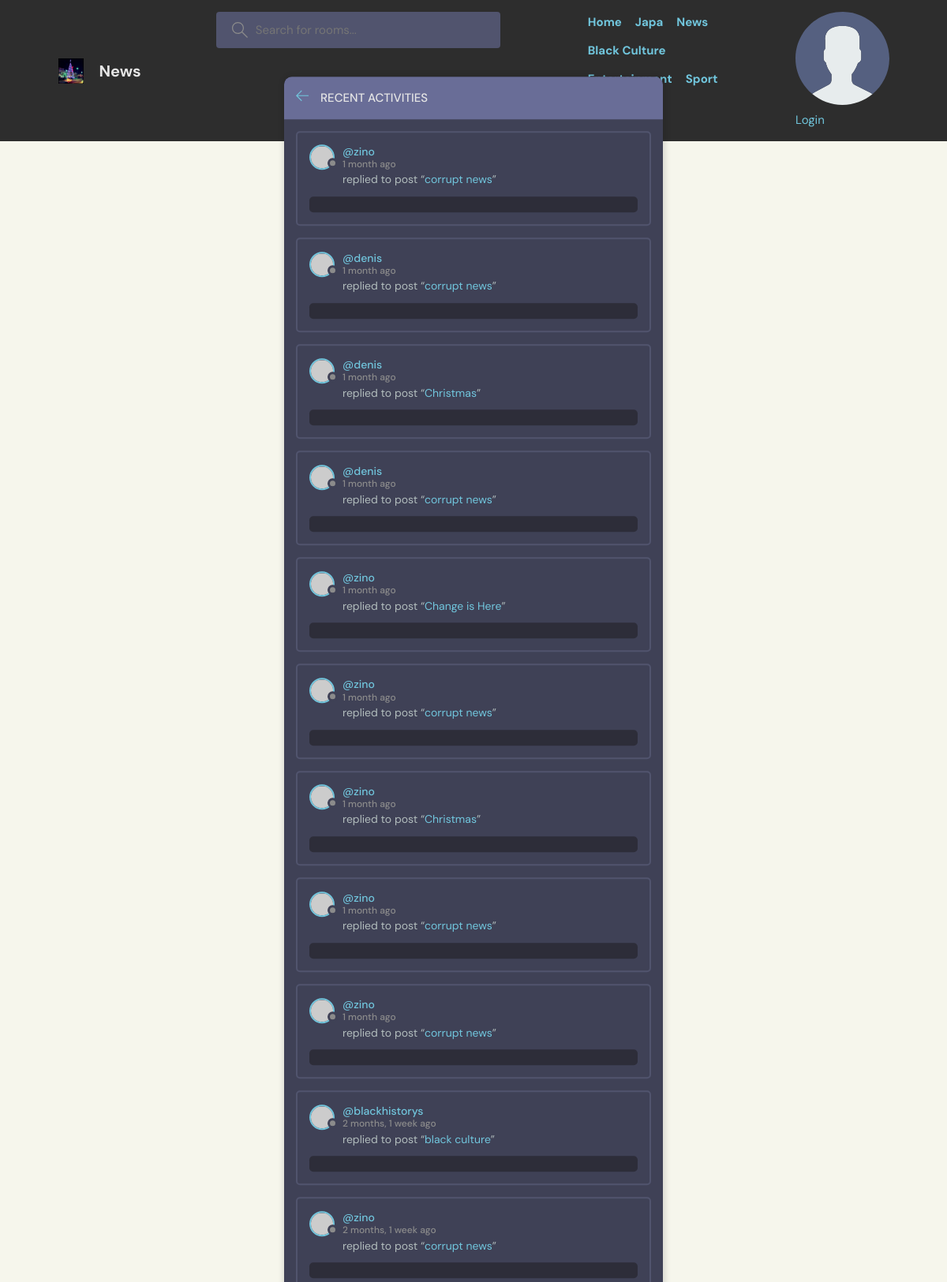
/activity/, run on an earlier commit of the app's database.
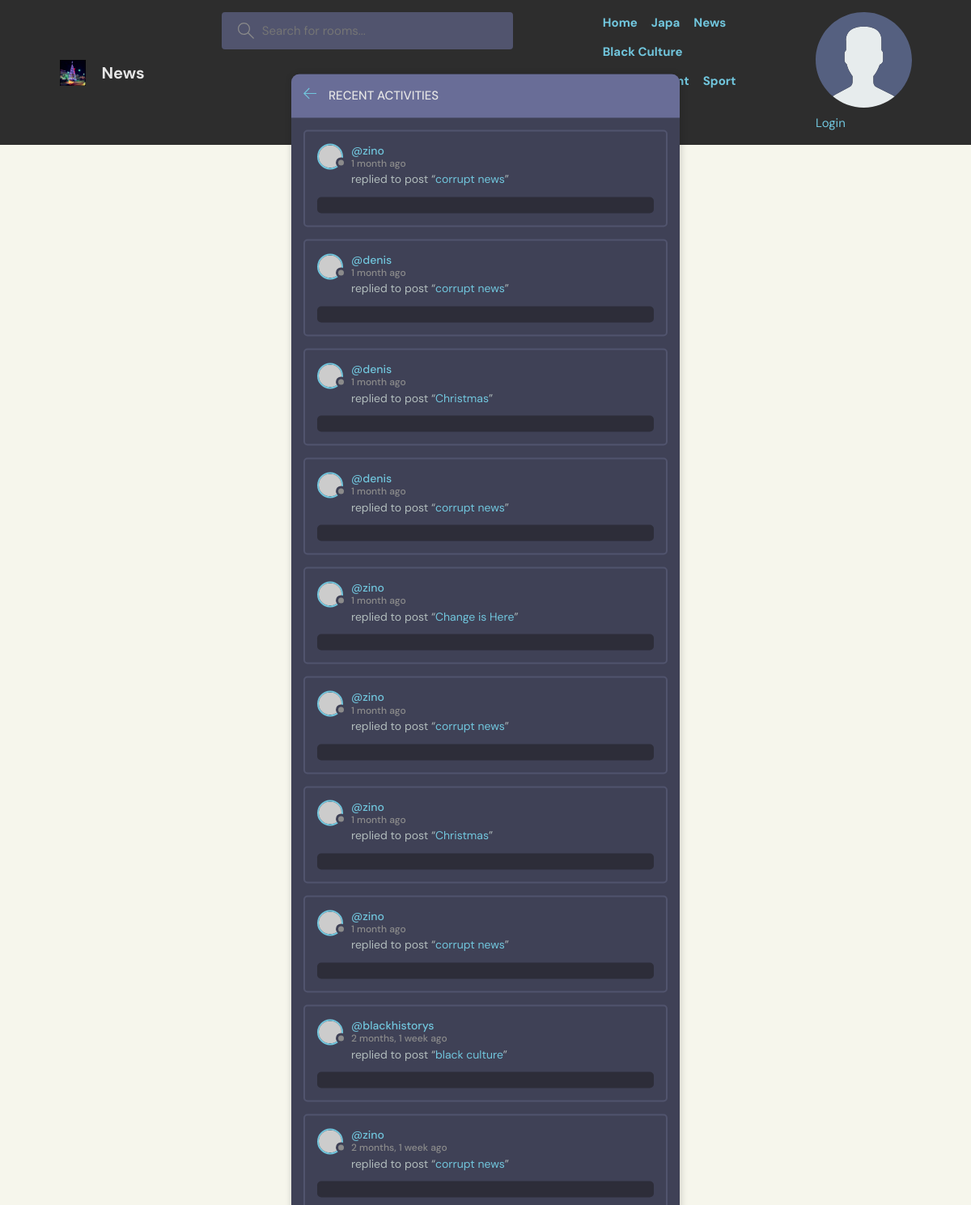
And on a later commit of the database.
### blog/models.py (models this page shows, shortened)
class Comment(models.Model):
    post = models.ForeignKey(Post, related_name='comments', on_delete=models.CASCADE)
    user = models.ForeignKey(User, on_delete=models.CASCADE)
    content = models.TextField()
    created_at = models.DateTimeField(auto_now_add=True)
    class Meta:
        ordering = ['-created_at']

class Post(models.Model):
    title = models.CharField(max_length=200)
    author = models.ForeignKey(User, on_delete=models.CASCADE)
    content = models.TextField(blank=True, null=True)
    participants =models.ManyToManyField(User, related_name='participants', blank=True)
    image = models.ImageField(upload_to='post_images/', blank=True, null=True)
    created_at = models.DateTimeField(auto_now_add=True)
    updated_at = models.DateTimeField(auto_now=True)
    category = models.ForeignKey(Category, on_delete=models.CASCADE)
    views = models.PositiveIntegerField(default=0)
    class Meta:
        ordering = ['-updated_at', 'created_at']
    def __str__(self):
        return self.title

### blog/views.py (the view)
# urls.py: path('activity/', views.activityView, name='activity'),
def activityView(request):
    news_comments = Comment.objects.all()
    context = {'news_comments': news_comments}
    return render(request, "apalaa/activity.html", context)

### template/apalaa/activity.html (shortened to what this page needs)
{% extends 'main.html' %}
{% block content %}
    <main class="layout">
      <div class="container">
        <div class="layout__box">
          <div class="layout__boxHeader">
            <div class="layout__boxTitle">
              <a href="{% url 'home' %}">
                <svg version="1.1" xmlns="http://www.w3.org/2000/svg" width="32" height="32" viewBox="0 0 32 32">
                  <title>arrow-left</title>
                  <path
                    d="M13.723 2.286l-13.723 13.714 13.719 13.714 1.616-1.611-10.96-10.96h27.625v-2.286h-27.625l10.965-10.965-1.616-1.607z"
                  ></path>
                </svg>
              </a>
              <h3>Recent Activities</h3>
            </div>
          </div>
    {% for message in news_comments %}
    <div class="activities__box">
      <div class="activities__boxHeader roomListRoom__header">
        <a href="{% url 'profile' message.user.id %}" class="roomListRoom__author">
          <div class="avatar avatar--small">
            <img src="https://randomuser.me/api/portraits/women/11.jpg" />
          </div>
          <p>
            @{{message.user}}
            <span>{{message.created_at|timesince}} ago</span>
          </p>
        </a>
      </div>
      <div class="activities__boxContent">
        <p>replied to post “<a href="{% url 'news' message.post.id%}">{{message.post}}</a>”</p>
        <div class="activities__boxRoomContent">
        </div>
      </div>
    </div>
    {% endfor %}
          </div>
        </div>
    </main>
{% endblock content %}

What changed in the data, as far as the page shows it:
removed Comment: user "zino", created_at "1 month", post "corrupt news"
